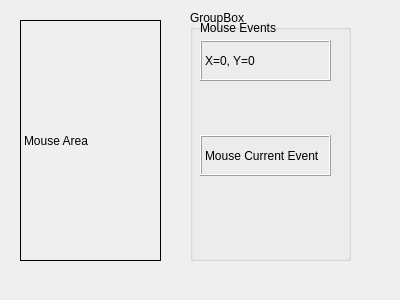
<?xml version="1.0" encoding="UTF-8"?>
<ui version="4.0">
 <class>Dialog</class>
 <widget class="QDialog" name="Dialog">
  <property name="geometry">
   <rect>
    <x>0</x>
    <y>0</y>
    <width>400</width>
    <height>300</height>
   </rect>
  </property>
  <property name="windowTitle">
   <string>Dialog</string>
  </property>
  <widget class="MyLabel" name="lblMouse">
   <property name="geometry">
    <rect>
     <x>20</x>
     <y>20</y>
     <width>141</width>
     <height>241</height>
    </rect>
   </property>
   <property name="mouseTracking">
    <bool>true</bool>
   </property>
   <property name="frameShape">
    <enum>QFrame::Box</enum>
   </property>
   <property name="text">
    <string>Mouse Area</string>
   </property>
  </widget>
  <widget class="QGroupBox" name="groupBox">
   <property name="geometry">
    <rect>
     <x>190</x>
     <y>10</y>
     <width>161</width>
     <height>251</height>
    </rect>
   </property>
   <property name="title">
    <string>GroupBox</string>
   </property>
   <widget class="QLabel" name="lblMouseEvents">
    <property name="geometry">
     <rect>
      <x>10</x>
      <y>10</y>
      <width>91</width>
      <height>16</height>
     </rect>
    </property>
    <property name="text">
     <string>Mouse Events</string>
    </property>
   </widget>
   <widget class="QLabel" name="lblMouseCurrentPos">
    <property name="geometry">
     <rect>
      <x>10</x>
      <y>30</y>
      <width>131</width>
      <height>41</height>
     </rect>
    </property>
    <property name="frameShape">
     <enum>QFrame::Box</enum>
    </property>
    <property name="frameShadow">
     <enum>QFrame::Raised</enum>
    </property>
    <property name="text">
     <string>X=0, Y=0</string>
    </property>
   </widget>
  </widget>
  <widget class="QLabel" name="lblMouseCurrentEv">
   <property name="geometry">
    <rect>
     <x>200</x>
     <y>135</y>
     <width>131</width>
     <height>41</height>
    </rect>
   </property>
   <property name="frameShape">
    <enum>QFrame::Box</enum>
   </property>
   <property name="frameShadow">
    <enum>QFrame::Raised</enum>
   </property>
   <property name="text">
    <string>Mouse Current Event</string>
   </property>
  </widget>
 </widget>
 <layoutdefault spacing="6" margin="11"/>
 <customwidgets>
  <customwidget>
   <class>MyLabel</class>
   <extends>QLabel</extends>
   <header>mylabel.h</header>
  </customwidget>
 </customwidgets>
 <resources/>
 <connections/>
</ui>
